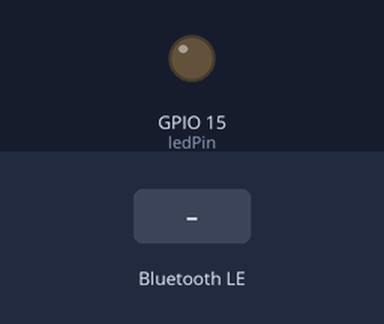
Simulated run of this sketch. Board: ESP32. Parts: output pins drawn as LEDs (lit = HIGH). The inputs (shaded band) are chosen by the test bench. Nothing arrives over Bluetooth unless stated; a phone connects over Bluetooth LE 3 s after start.

Above: at 1.2 s.
1.3 s: Bluetooth LE write "90" received
At 3.6 s:
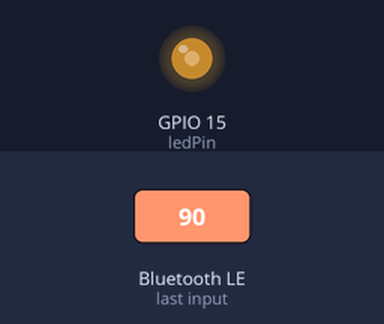
4.3 s: Bluetooth LE write "5" received
At 4.6 s:
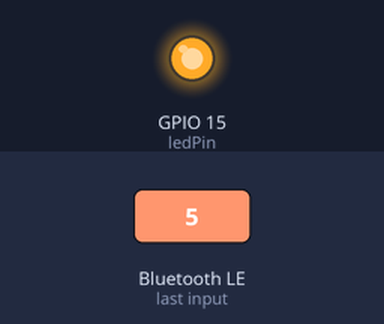
7.3 s: Bluetooth LE write "200" received
8.9 s: Bluetooth LE write "5" received
At 9.2 s:
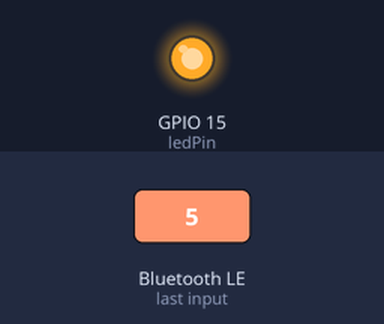
Timing chart, 0 to 12.9 s (numbered marks = the images above; inputs shaded):
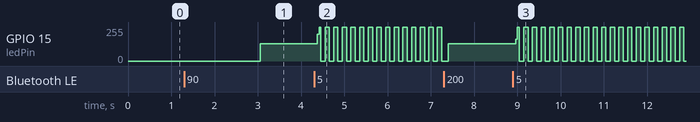

The sketch:

Slider_Frequency.ino
```cpp
/*
    Based on Neil Kolban example for IDF: https://github.com/nkolban/esp32-snippets/blob/master/cpp_utils/tests/BLE%20Tests/SampleWrite.cpp
    Ported to Arduino ESP32 by Evandro Copercini
    Modified by Jared Malone for ECE697SD
*/

#include <BLEDevice.h>
#include <BLEUtils.h>
#include <BLEServer.h>
#include <BLE2902.h>
#include <string>

// See the following for generating UUIDs:
// https://www.uuidgenerator.net/
// GATT Chart specifics
// https://www.bluetooth.com/specifications/gatt/viewer?attributeXmlFile=org.bluetooth.descriptor.gatt.client_characteristic_configuration.xml

#define SERVICE_UUID        "4fafc201-1fb5-459e-8fcc-c5c9c331914b"
#define CHARACTERISTIC_UUID "beb5483e-36e1-4688-b7f5-ea07361b26a8"

BLEServer* pServer = NULL;
BLECharacteristic* pCharacteristic = NULL;
bool deviceConnected = false;
uint32_t value = 0;

int ledPin = 15;
int delayVal = 500;
int freq = 15;

class MyServerCallbacks: public BLEServerCallbacks {    // Handles connection checking
    void onConnect(BLEServer* pServer) {
      deviceConnected = true;
    };

    void onDisconnect(BLEServer* pServer) {
      deviceConnected = false;
    }
};

class MyCallbacks: public BLECharacteristicCallbacks    // Handles reading from app
{
  void onWrite(BLECharacteristic *pCharacteristic)
  {
    std::string value = pCharacteristic->getValue();
    sscanf(value.c_str(), "%d", &freq);   // Turn the string into a int
    delayVal = 500/freq;                  // 2*t*n = 1000, where t is the delay and n is the frequency
  }

  void onRead(BLECharacteristic *pCharacteristic)     // Handles writing to app
  {
    std::string sendFreq =  std::to_string(freq);
    pCharacteristic->setValue(sendFreq);
  }
};

void setup() {
  pinMode(ledPin, OUTPUT);
  Serial.begin(115200);

  BLEDevice::init("MyESP32");                       // Can be named anything
  BLEServer *pServer = BLEDevice::createServer();

  BLEService *pService = pServer->createService(SERVICE_UUID);

  BLECharacteristic *pCharacteristic = pService->createCharacteristic(    // Create the BLE structure with reading and writing
                                         CHARACTERISTIC_UUID,
                                         BLECharacteristic::PROPERTY_READ |
                                         BLECharacteristic::PROPERTY_WRITE
                                       );

  pCharacteristic->setCallbacks(new MyCallbacks());   // Allow the devices to communicate the new value
  pServer->setCallbacks(new MyServerCallbacks());     // Allow the devices to communicate if they are connected for the "if(device==connected)" check

  pService->start();

  BLEAdvertising *pAdvertising = pServer->getAdvertising();
  pAdvertising->start();
}

void loop()
{
  if (deviceConnected)    // Will only start blinking if connected, and will stop when disconnected
  {
    digitalWrite(ledPin, HIGH);
    delay(delayVal);      // Will initially be 1Hz
    digitalWrite(ledPin, LOW);
    delay(delayVal);
  }
}
```

Measured:
- after the input at 4.3 s, GPIO 15 (ledPin): 128/255 → 199/255 after 0.08 s, then moves between 0/255 and 255/255, repeating every 0.80 s
- after the input at 8.9 s, GPIO 15 (ledPin): 128/255 → 164/255 after 0.06 s, then moves between 0/255 and 255/255, repeating every 0.40 s
